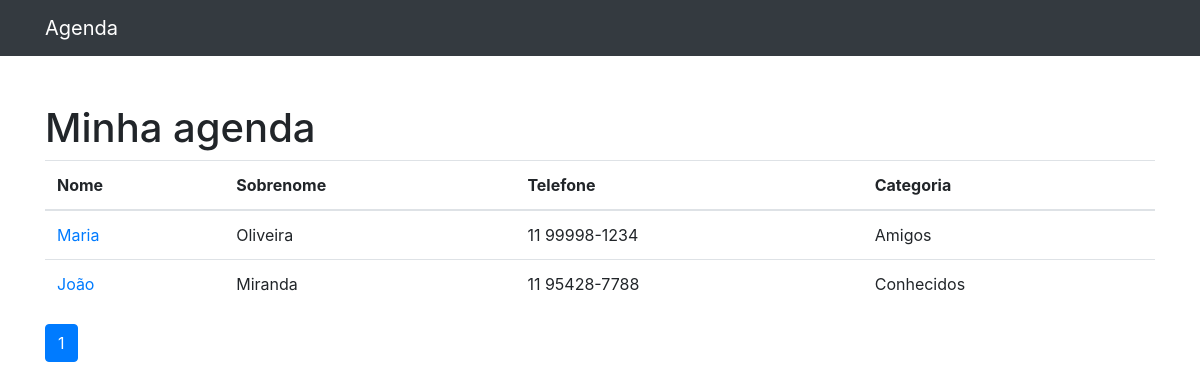
Before: / with the older database file.
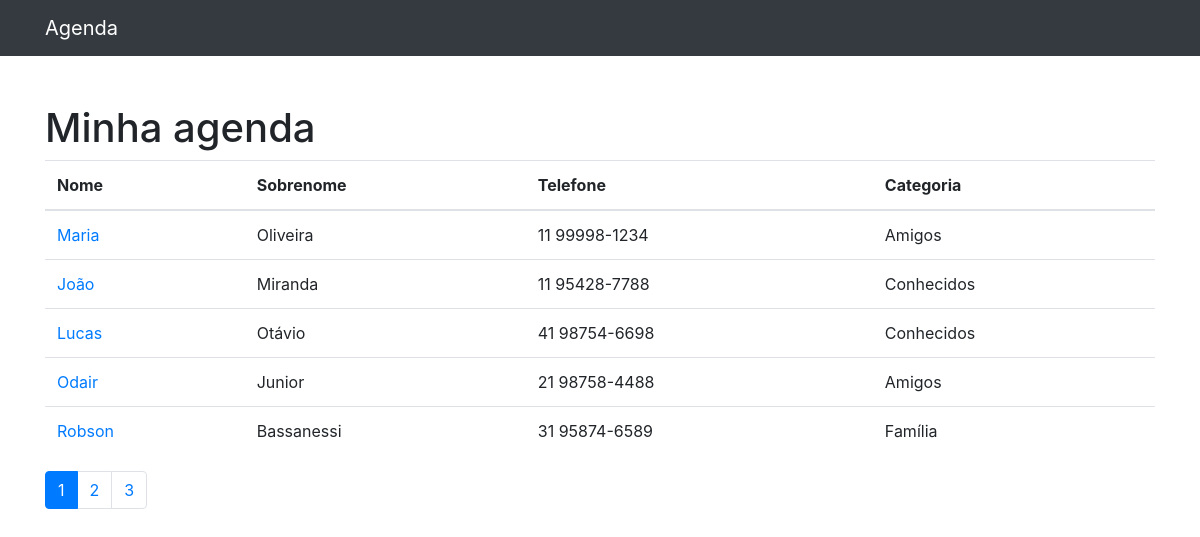
After: the same page with the newer database file.
### contatos/models.py (models this page shows, shortened)
class Contato(models.Model):
    nome = models.CharField(max_length=255)
    sobrenome = models.CharField(max_length=255, blank=True)
    telefone = models.CharField(max_length=255)
    email = models.CharField(max_length=255, blank=True)
    data_criacao = models.DateTimeField(default=timezone.now)
    descricao = models.TextField(blank=True)
    categoria = models.ForeignKey(Categoria, on_delete=models.DO_NOTHING)
    mostrar = models.BooleanField(default=True)

class Categoria(models.Model):
    nome = models.CharField(max_length=255)
    def __str__(self):
        return self.nome

### contatos/views.py (the view)
# urls.py: path('', views.index, name='index'),
def index(request):
    contatos = Contato.objects.all()
    paginator = Paginator(contatos, 5)
    page = request.GET.get('p')
    contatos = paginator.get_page(page)
    return render(request, 'contatos/index.html', {
        'contatos': contatos
    })

### contatos/templates/contatos/index.html
{% extends 'base.html'  %}
{%block conteudo%}
    <h1 class="mt-5">Minha agenda</h1>
    <table class="table">
    <thead>
        <tr>
        <th>Nome</th>
        <th>Sobrenome</th>
        <th>Telefone</th>
        <th>Categoria</th>
        </tr>
    </thead>
    <tbody>
        {% for contato in contatos  %}
            {% if contato.mostrar %}
            <tr>
                <td>
                    <a href="{% url 'ver_contato' contato.id %}"> {{ contato.nome }}</a>
                </td>
                <td>{{ contato.sobrenome }}</td>
                <td>{{ contato.telefone }}</td>
                <td>{{ contato.categoria }}</td>
            </tr>
            {% endif %}
        {% endfor %}
    </tbody>
    </table>
<nav aria-label="Page navigation example">
    <ul class="pagination">
        {% for pagina in contatos.paginator.page_range %}
            {% if contatos.number == pagina %}
                <li class="page-item active">
                    <a class="page-link" href="?p={{ pagina }}">{{ pagina }}</a>
                </li>
            {% else %}
                <li class="page-item">
                    <a class="page-link" href="?p={{ pagina }}">{{ pagina }}</a>
                </li>
            {% endif %}
        {% endfor %}
    </ul>
</nav>
{%endblock%}

Changed rows visible on the page:
added Contato: nome "Lucas", sobrenome "Otávio", telefone "41 98754-6698", categoria "Conhecidos"
added Contato: nome "Odair", sobrenome "Junior", telefone "21 98758-4488", categoria "Amigos"
added Contato: nome "Robson", sobrenome "Bassanessi", telefone "31 95874-6589", categoria "Família"
Other visible differences:
new list line: "2"
new list line: "3"
